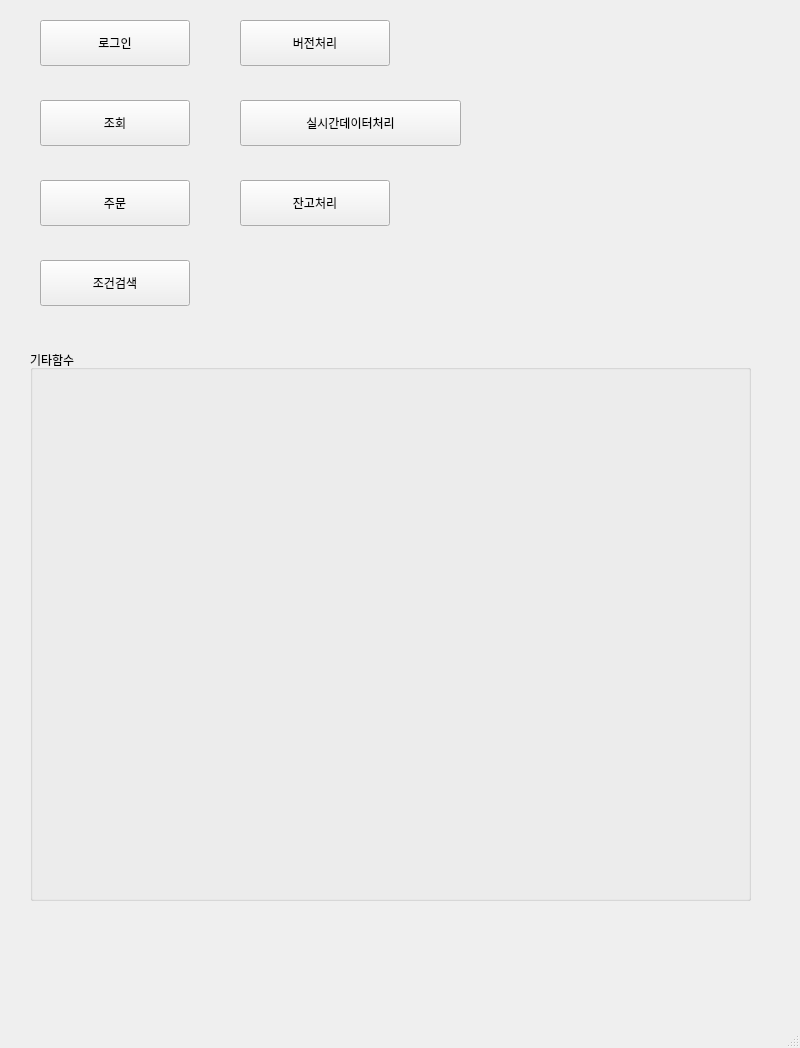
<?xml version="1.0" encoding="UTF-8"?>
<ui version="4.0">
 <class>MainWindow</class>
 <widget class="QMainWindow" name="MainWindow">
  <property name="geometry">
   <rect>
    <x>0</x>
    <y>0</y>
    <width>800</width>
    <height>1048</height>
   </rect>
  </property>
  <property name="windowTitle">
   <string>MainWindow</string>
  </property>
  <widget class="QWidget" name="centralwidget">
   <widget class="QPushButton" name="pushButton">
    <property name="geometry">
     <rect>
      <x>40</x>
      <y>20</y>
      <width>150</width>
      <height>46</height>
     </rect>
    </property>
    <property name="text">
     <string>로그인</string>
    </property>
   </widget>
   <widget class="QPushButton" name="pushButton_2">
    <property name="geometry">
     <rect>
      <x>240</x>
      <y>20</y>
      <width>150</width>
      <height>46</height>
     </rect>
    </property>
    <property name="text">
     <string>버전처리</string>
    </property>
   </widget>
   <widget class="QPushButton" name="pushButton_3">
    <property name="geometry">
     <rect>
      <x>40</x>
      <y>100</y>
      <width>150</width>
      <height>46</height>
     </rect>
    </property>
    <property name="text">
     <string>조회</string>
    </property>
   </widget>
   <widget class="QPushButton" name="pushButton_4">
    <property name="geometry">
     <rect>
      <x>240</x>
      <y>100</y>
      <width>221</width>
      <height>46</height>
     </rect>
    </property>
    <property name="text">
     <string>실시간데이터처리</string>
    </property>
   </widget>
   <widget class="QPushButton" name="pushButton_5">
    <property name="geometry">
     <rect>
      <x>40</x>
      <y>180</y>
      <width>150</width>
      <height>46</height>
     </rect>
    </property>
    <property name="text">
     <string>주문</string>
    </property>
   </widget>
   <widget class="QPushButton" name="pushButton_6">
    <property name="geometry">
     <rect>
      <x>240</x>
      <y>180</y>
      <width>150</width>
      <height>46</height>
     </rect>
    </property>
    <property name="text">
     <string>잔고처리</string>
    </property>
   </widget>
   <widget class="QPushButton" name="pushButton_7">
    <property name="geometry">
     <rect>
      <x>40</x>
      <y>260</y>
      <width>150</width>
      <height>46</height>
     </rect>
    </property>
    <property name="text">
     <string>조건검색</string>
    </property>
   </widget>
   <widget class="QGroupBox" name="groupBox">
    <property name="geometry">
     <rect>
      <x>30</x>
      <y>350</y>
      <width>721</width>
      <height>551</height>
     </rect>
    </property>
    <property name="title">
     <string>기타함수</string>
    </property>
   </widget>
  </widget>
  <widget class="QMenuBar" name="menubar">
   <property name="geometry">
    <rect>
     <x>0</x>
     <y>0</y>
     <width>800</width>
     <height>38</height>
    </rect>
   </property>
  </widget>
  <widget class="QStatusBar" name="statusbar"/>
 </widget>
 <resources/>
 <connections/>
</ui>
